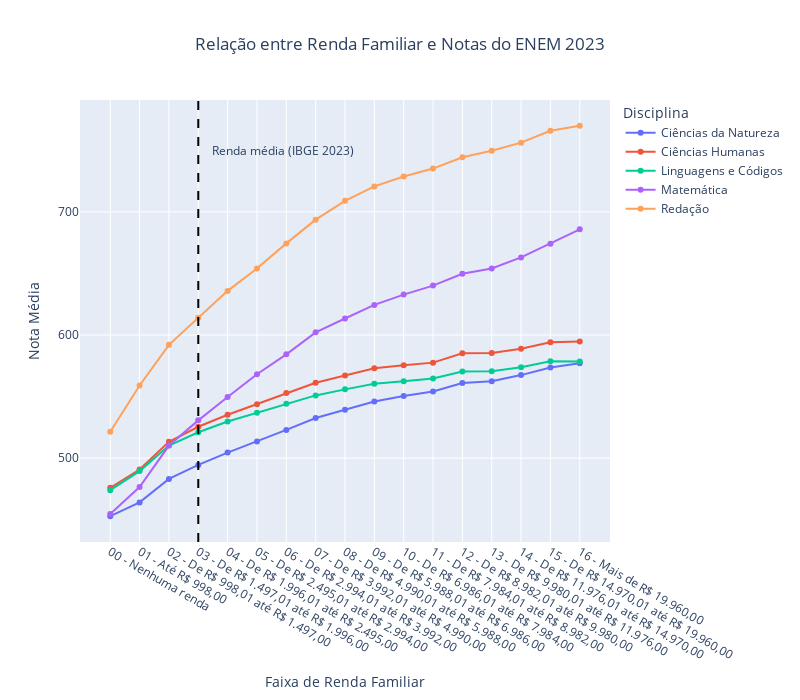

This figure's notebook cell:
### Markdown cell above
É evidente a assimetria negativa da distribuição de renda familiar dos candidatos. É importante considerar essa assimetria nas análises posteriores.

### Code cell
# Create a DataFrame for plotting
plot_data = avg_score_by_income.melt(id_vars='range_receita', 
                                                    value_vars=['NU_NOTA_CN', 'NU_NOTA_CH', 'NU_NOTA_LC', 'NU_NOTA_MT', 'NU_NOTA_REDACAO'], 
                                                    var_name='Disciplina', 
                                                    value_name='Nota Média')

# Rename columns for better readability
plot_data['Disciplina'] = plot_data['Disciplina'].map({
    'NU_NOTA_CN': 'Ciências da Natureza',
    'NU_NOTA_CH': 'Ciências Humanas',
    'NU_NOTA_LC': 'Linguagens e Códigos',
    'NU_NOTA_MT': 'Matemática',
    'NU_NOTA_REDACAO': 'Redação'
})

# Create a line plot using plotly
fig = px.line(plot_data, 
              x='range_receita', 
              y='Nota Média', 
              color='Disciplina', 
              title='Relação entre Renda Familiar e Notas do ENEM 2023',
              labels={'range_receita': 'Faixa de Renda Familiar', 'Nota Média': 'Nota Média'},
              markers=True)

# Update the layout for better readability
fig.update_layout(xaxis_title='Faixa de Renda Familiar', 
                  yaxis_title='Nota Média', 
                  xaxis={'categoryorder':'category ascending'},
                  title={'x':0.5, 'xanchor': 'center'},
                  height=700, width=800)

# Define the average income value for annotation
average_income_label = "03 - De R$ 1.497,01 até R$ 1.996,00"
# adicione uma linha vertical para a renda média, e um texto para explicar o que ela significa
fig.add_vline(x=average_income_label, line_dash="dash", line_color="black")
fig.add_annotation(x=average_income_label, y=750, text="Renda média (IBGE 2023)", showarrow=False, font=dict(size=12), xshift=85)

# formate o eixo y para exibir as notas como inteiros
fig.update_yaxes(tick0=0, dtick=100, tickformat='d')
fig.show()

### Figure 1 — Plotly figure (JSON) as saved in the notebook; plotly's stock layout.template omitted (floating-point values rounded to 4 significant figures)
{"data": [{"hovertemplate": "Disciplina=Ciências da Natureza<br>Faixa de Renda Familiar=%{x}<br>Nota Média=%{y}<extra></extra>", "legendgroup": "Ciências da Natureza", "line": {"color": "#636efa", "dash": "solid"}, "marker": {"symbol": "circle"}, "mode": "lines+markers", "name": "Ciências da Natureza", "orientation": "v", "showlegend": true, "type": "scatter", "x": ["00 - Nenhuma renda", "01 - Até R$ 998,00", "02 - De R$ 998,01 até R$ 1.497,00", "03 - De R$ 1.497,01 até R$ 1.996,00", "04 - De R$ 1.996,01 até R$ 2.495,00", "05 - De R$ 2.495,01 até R$ 2.994,00", "06 - De R$ 2.994,01 até R$ 3.992,00", "07 - De R$ 3.992,01 até R$ 4.990,00", "08 - De R$ 4.990,01 até R$ 5.988,00", "09 - De R$ 5.988,01 até R$ 6.986,00", "10 - De R$ 6.986,01 até R$ 7.984,00", "11 - De R$ 7.984,01 até R$ 8.982,00", "12 - De R$ 8.982,01 até R$ 9.980,00", "13 - De R$ 9.980,01 até R$ 11.976,00", "14 - De R$ 11.976,01 até R$ 14.970,00", "15 - De R$ 14.970,01 até R$ 19.960,00", "16 - Mais de R$ 19.960,00"], "xaxis": "x", "y": [452.9, 464.1, 483.2, 494.5, 504.5, 513.6, 522.9, 532.6, 539.4, 546.0, 550.4, 554.2, 561.0, 562.4, 567.4, 573.7, 577.0], "yaxis": "y"}, {"hovertemplate": "Disciplina=Ciências Humanas<br>Faixa de Renda Familiar=%{x}<br>Nota Média=%{y}<extra></extra>", "legendgroup": "Ciências Humanas", "line": {"color": "#EF553B", "dash": "solid"}, "marker": {"symbol": "circle"}, "mode": "lines+markers", "name": "Ciências Humanas", "orientation": "v", "showlegend": true, "type": "scatter", "x": ["00 - Nenhuma renda", "01 - Até R$ 998,00", "02 - De R$ 998,01 até R$ 1.497,00", "03 - De R$ 1.497,01 até R$ 1.996,00", "04 - De R$ 1.996,01 até R$ 2.495,00", "05 - De R$ 2.495,01 até R$ 2.994,00", "06 - De R$ 2.994,01 até R$ 3.992,00", "07 - De R$ 3.992,01 até R$ 4.990,00", "08 - De R$ 4.990,01 até R$ 5.988,00", "09 - De R$ 5.988,01 até R$ 6.986,00", "10 - De R$ 6.986,01 até R$ 7.984,00", "11 - De R$ 7.984,01 até R$ 8.982,00", "12 - De R$ 8.982,01 até R$ 9.980,00", "13 - De R$ 9.980,01 até R$ 11.976,00", "14 - De R$ 11.976,01 até R$ 14.970,00", "15 - De R$ 14.970,01 até R$ 19.960,00", "16 - Mais de R$ 19.960,00"], "xaxis": "x", "y": [475.9, 490.8, 513.3, 525.5, 535.2, 543.8, 552.9, 561.2, 567.1, 573.0, 575.4, 577.6, 585.1, 585.4, 588.8, 594.0, 594.6], "yaxis": "y"}, {"hovertemplate": "Disciplina=Linguagens e Códigos<br>Faixa de Renda Familiar=%{x}<br>Nota Média=%{y}<extra></extra>", "legendgroup": "Linguagens e Códigos", "line": {"color": "#00cc96", "dash": "solid"}, "marker": {"symbol": "circle"}, "mode": "lines+markers", "name": "Linguagens e Códigos", "orientation": "v", "showlegend": true, "type": "scatter", "x": ["00 - Nenhuma renda", "01 - Até R$ 998,00", "02 - De R$ 998,01 até R$ 1.497,00", "03 - De R$ 1.497,01 até R$ 1.996,00", "04 - De R$ 1.996,01 até R$ 2.495,00", "05 - De R$ 2.495,01 até R$ 2.994,00", "06 - De R$ 2.994,01 até R$ 3.992,00", "07 - De R$ 3.992,01 até R$ 4.990,00", "08 - De R$ 4.990,01 até R$ 5.988,00", "09 - De R$ 5.988,01 até R$ 6.986,00", "10 - De R$ 6.986,01 até R$ 7.984,00", "11 - De R$ 7.984,01 até R$ 8.982,00", "12 - De R$ 8.982,01 até R$ 9.980,00", "13 - De R$ 9.980,01 até R$ 11.976,00", "14 - De R$ 11.976,01 até R$ 14.970,00", "15 - De R$ 14.970,01 até R$ 19.960,00", "16 - Mais de R$ 19.960,00"], "xaxis": "x", "y": [474.1, 489.5, 510.3, 521.0, 529.8, 536.8, 544.2, 551.0, 555.9, 560.5, 562.4, 564.7, 570.3, 570.6, 573.8, 578.7, 578.4], "yaxis": "y"}, {"hovertemplate": "Disciplina=Matemática<br>Faixa de Renda Familiar=%{x}<br>Nota Média=%{y}<extra></extra>", "legendgroup": "Matemática", "line": {"color": "#ab63fa", "dash": "solid"}, "marker": {"symbol": "circle"}, "mode": "lines+markers", "name": "Matemática", "orientation": "v", "showlegend": true, "type": "scatter", "x": ["00 - Nenhuma renda", "01 - Até R$ 998,00", "02 - De R$ 998,01 até R$ 1.497,00", "03 - De R$ 1.497,01 até R$ 1.996,00", "04 - De R$ 1.996,01 até R$ 2.495,00", "05 - De R$ 2.495,01 até R$ 2.994,00", "06 - De R$ 2.994,01 até R$ 3.992,00", "07 - De R$ 3.992,01 até R$ 4.990,00", "08 - De R$ 4.990,01 até R$ 5.988,00", "09 - De R$ 5.988,01 até R$ 6.986,00", "10 - De R$ 6.986,01 até R$ 7.984,00", "11 - De R$ 7.984,01 até R$ 8.982,00", "12 - De R$ 8.982,01 até R$ 9.980,00", "13 - De R$ 9.980,01 até R$ 11.976,00", "14 - De R$ 11.976,01 até R$ 14.970,00", "15 - De R$ 14.970,01 até R$ 19.960,00", "16 - Mais de R$ 19.960,00"], "xaxis": "x", "y": [454.7, 476.6, 510.2, 530.7, 549.6, 568.2, 584.3, 602.2, 613.4, 624.4, 632.8, 640.1, 649.7, 654.0, 663.0, 674.2, 685.8], "yaxis": "y"}, {"hovertemplate": "Disciplina=Redação<br>Faixa de Renda Familiar=%{x}<br>Nota Média=%{y}<extra></extra>", "legendgroup": "Redação", "line": {"color": "#FFA15A", "dash": "solid"}, "marker": {"symbol": "circle"}, "mode": "lines+markers", "name": "Redação", "orientation": "v", "showlegend": true, "type": "scatter", "x": ["00 - Nenhuma renda", "01 - Até R$ 998,00", "02 - De R$ 998,01 até R$ 1.497,00", "03 - De R$ 1.497,01 até R$ 1.996,00", "04 - De R$ 1.996,01 até R$ 2.495,00", "05 - De R$ 2.495,01 até R$ 2.994,00", "06 - De R$ 2.994,01 até R$ 3.992,00", "07 - De R$ 3.992,01 até R$ 4.990,00", "08 - De R$ 4.990,01 até R$ 5.988,00", "09 - De R$ 5.988,01 até R$ 6.986,00", "10 - De R$ 6.986,01 até R$ 7.984,00", "11 - De R$ 7.984,01 até R$ 8.982,00", "12 - De R$ 8.982,01 até R$ 9.980,00", "13 - De R$ 9.980,01 até R$ 11.976,00", "14 - De R$ 11.976,01 até R$ 14.970,00", "15 - De R$ 14.970,01 até R$ 19.960,00", "16 - Mais de R$ 19.960,00"], "xaxis": "x", "y": [521.4, 559.0, 592.0, 613.9, 635.8, 654.0, 674.4, 693.6, 709.0, 720.7, 728.8, 735.1, 744.3, 749.6, 756.2, 765.9, 769.8], "yaxis": "y"}], "layout": {"annotations": [{"font": {"size": 12}, "showarrow": false, "text": "Renda média (IBGE 2023)", "x": "03 - De R$ 1.497,01 até R$ 1.996,00", "xshift": 85, "y": 750}], "height": 700, "legend": {"title": {"text": "Disciplina"}, "tracegroupgap": 0}, "shapes": [{"line": {"color": "black", "dash": "dash"}, "type": "line", "x0": "03 - De R$ 1.497,01 até R$ 1.996,00", "x1": "03 - De R$ 1.497,01 até R$ 1.996,00", "xref": "x", "y0": 0, "y1": 1, "yref": "y domain"}], "title": {"text": "Relação entre Renda Familiar e Notas do ENEM 2023", "x": 0.5, "xanchor": "center"}, "width": 800, "xaxis": {"anchor": "y", "categoryorder": "category ascending", "domain": [0, 1], "title": {"text": "Faixa de Renda Familiar"}}, "yaxis": {"anchor": "x", "domain": [0, 1], "dtick": 100, "tick0": 0, "tickformat": "d", "title": {"text": "Nota Média"}}}}
